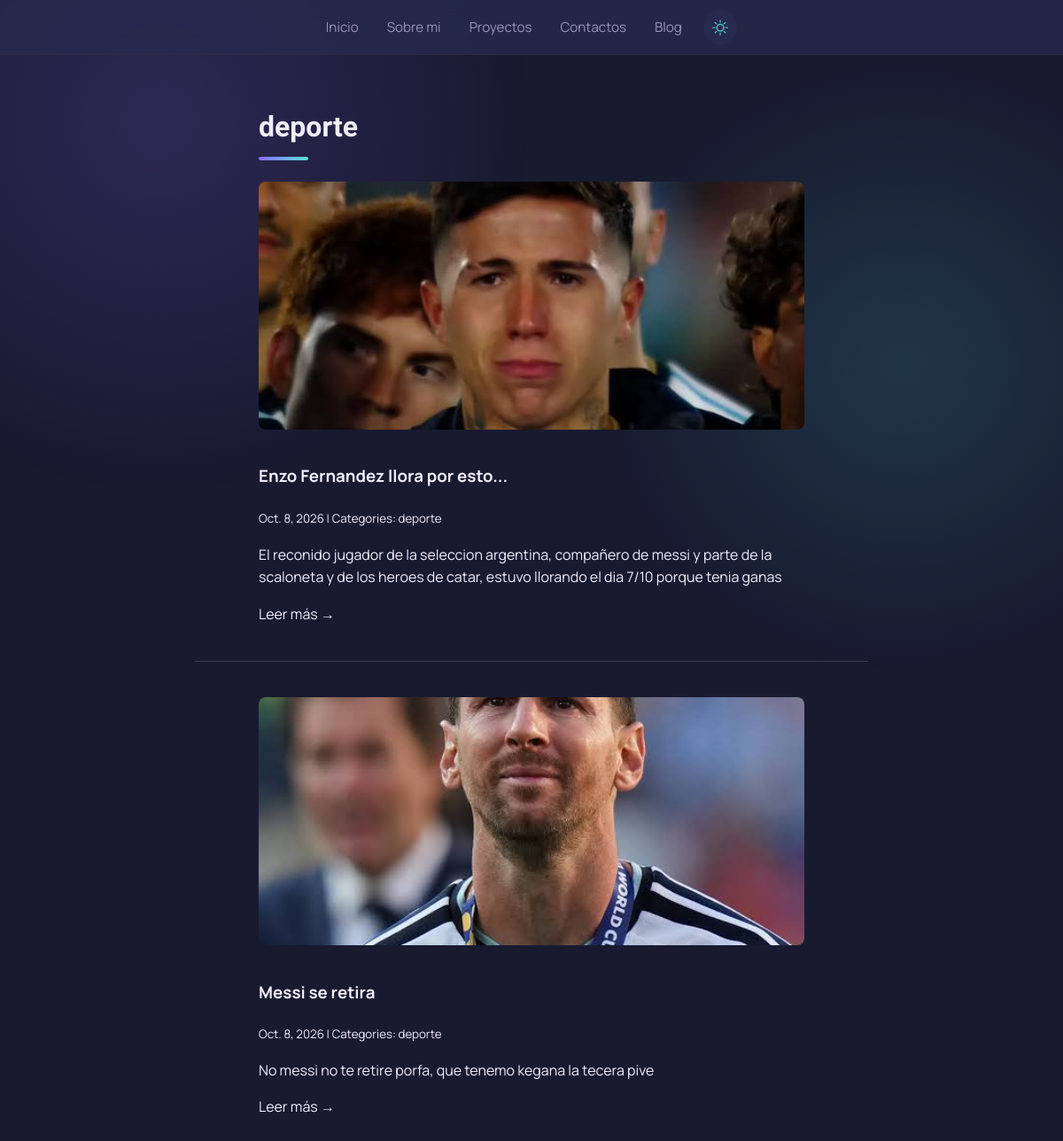
/blog/category/deporte/, run on the app's committed database.
### blog/models.py (models this page shows, shortened)
class category(models.Model):
    name = models.CharField(max_length=30)
    class Meta:
        verbose_name_plural = "categories"

class post(models.Model):
    title = models.CharField(max_length=255)
    body = models.TextField()
    created_on = models.DateTimeField(auto_now_add=True)
    last_modified = models.DateTimeField(auto_now=True)
    categories = models.ManyToManyField("category", related_name="posts")
    cover = models.ImageField(upload_to="covers/", blank=True, null=True)

### blog/views.py (the view)
# urls.py: path("category/<category>/", views.blog_category, name="blog_category"),
def blog_category(request, category):
    posts = Post.objects.filter(
        categories__name__contains=category
    ).order_by("-created_on")
    context = {
        "category": category,
        "posts": posts,
    }
    return render(request, "blog/category.html", context)

### blog/templates/blog/category.html
{% extends "blog/index.html" %}
{% block page_title %}
<h2>{{ category }}</h2>
{% endblock page_title %}

### blog/templates/blog/index.html (shortened to what this page needs)
{% extends "base.html" %}
{% block page_content %}
    {% block posts %}
        {% for post in posts %}
            <article class="post-card">
                {% if post.cover %}
                    <a href="{% url 'blog_detail' post.pk %}">
                        <img src="{{ post.cover.url }}" alt="{{ post.title }}" class="post-cover">
                    </a>
                {% endif %}
                <h3><a href="{% url 'blog_detail' post.pk %}">{{ post.title }}</a></h3>
                <small>
                    {{ post.created_on.date }} | Categories:
                    {% for category in post.categories.all %}
                        <a href="{% url 'blog_category' category.name %}">
                            {{ category.name }}
                        </a>
                    {% endfor %}
                </small>
                <p>{{ post.body | truncatewords:40 }}</p>
                <a href="{% url 'blog_detail' post.pk %}">Leer más →</a>
            </article>
        {% endfor %}
    {% endblock posts %}
{% endblock page_content %}

### static/css/styles.css (style rules this page uses)
:root { --fondo: #181a30; --texto: #f1eefc; --violeta: #8b6bff; --celeste: #57e2d6; --borde: #2a2c46; --fondo-suave: #262a4e; --texto-s: #9994b8; }
* { box-sizing: border-box; }
html { scroll-behavior: smooth; }
body { margin: 0; background: var(--fondo); color: var(--texto); font-family: "Manrope", sans-serif; line-height: 1.6; overflow-x: hidden; transition: background-color 0.25s ease, color 0.25s ease; }
body::before { content: ""; position: fixed; inset: 0; z-index: -1; }
a { color: inherit; text-decoration: none; }
html { scrollbar-color: var(--violeta) var(--fondo); scrollbar-width: thin; }
body::before { background: radial-gradient(600px circle at 15% 10%, color-mix(in srgb, var(--violeta) 18%, transparent), transparent 70%), radial-gradient(500px circle at 85% 30%, color-mix(in srgb, var(--celeste) 14%, transparent), transparent 70%); }
main > section, main > :not(section) { animation: aparecer 0.6s ease both; }
main > :not(section) { max-width: 760px; margin-left: auto; margin-right: auto; padding-left: 6vw; padding-right: 6vw; }
main > h2 { font-family: "Exo 2", sans-serif; font-weight: 700; font-size: 2rem; margin-top: 3.5rem; margin-bottom: 1.5rem; }
main > h2::after { content: ""; display: block; width: 56px; height: 4px; margin-top: 0.5rem; border-radius: 4px; background: linear-gradient(90deg, var(--violeta), var(--celeste)); }
main > :last-child { margin-bottom: 4rem; }
.post-card { margin-bottom: 2.5rem; padding-bottom: 2.5rem; border-bottom: 1px solid rgba(255, 255, 255, 0.15); }
.post-card:last-child { border-bottom: none; }
.post-cover { width: 100%; height: 280px; object-fit: cover; border-radius: 8px; margin-bottom: 0.75rem; }

### data on the page
category: name "deporte"
post: cover (picture), title "Enzo Fernandez llora por esto...", created_on "Oct. 8, 2026", body "El reconido jugador de la seleccion argentina, compañero de messi y parte de la scaloneta y de los heroes de catar, estuvo llorando el dia 7/10 porque tenia ganas"
post: cover (picture), title "Messi se retira", created_on "Oct. 8, 2026", body "No messi no te retire porfa, que tenemo kegana la tecera pive"
